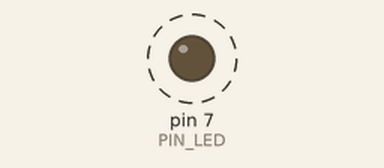
This sketch was run on a simulated Arduino Uno, built with avr-gcc and run on an emulated ATmega328P. Parts: output pins drawn as LEDs (lit = HIGH). Dashed ring = blinking. At 2.2 s the program stops and its outputs stay as they are.

Above: at 1.05 s.
Timing chart, 0 to 3.7 s (numbered marks = the images above):
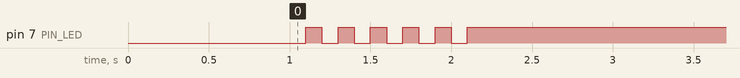

The sketch:

05_practice_2.ino
```cpp
#define PIN_LED 7

void setup() {
  // put your setup code here, to run once:
  pinMode(PIN_LED, OUTPUT);
  digitalWrite(PIN_LED, LOW);
  delay(1000);
}

void loop() {
  // put your main code here, to run repeatedly:
  int cnt = 0;
  while(cnt <= 5) {
    digitalWrite(PIN_LED, LOW);
    delay(100);
    digitalWrite(PIN_LED, HIGH);
    delay(100);
    ++cnt;
  }
  while(1) {};
}
```

Measured:
- by itself, pin 7 (PIN_LED): alternates HIGH for 0.10 s and LOW for 0.10 s, 11 changes in all, then stays HIGH
